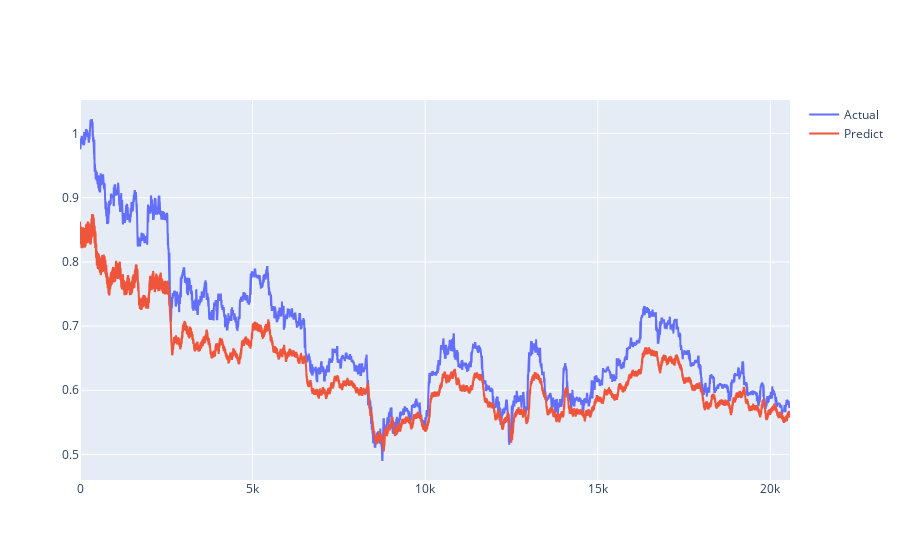

Notebook code cell kept with this figure:
### Code cell
# plt.plot(y_test.flatten(), label='test')
# plt.plot(y_predict.flatten(), 'r-', label='predict')
# plt.legend()
fig = go.Figure()
fig.add_trace(go.Scatter(y = y_test.flatten(), name = 'Actual'))
fig.add_trace(go.Scatter(y = y_predict.flatten(), name = 'Predict'))

### Figure 1 — Plotly figure (JSON) as saved in the notebook; plotly's stock layout.template omitted (floating-point values rounded to 4 significant figures; data arrays with more than 128 entries replaced by an {"elided": "..."} marker saying what was removed)
{"data": [{"name": "Actual", "type": "scatter", "y": {"elided": "20570 float values"}}, {"name": "Predict", "type": "scatter", "y": {"elided": "20570 float values"}}], "layout": {}}
